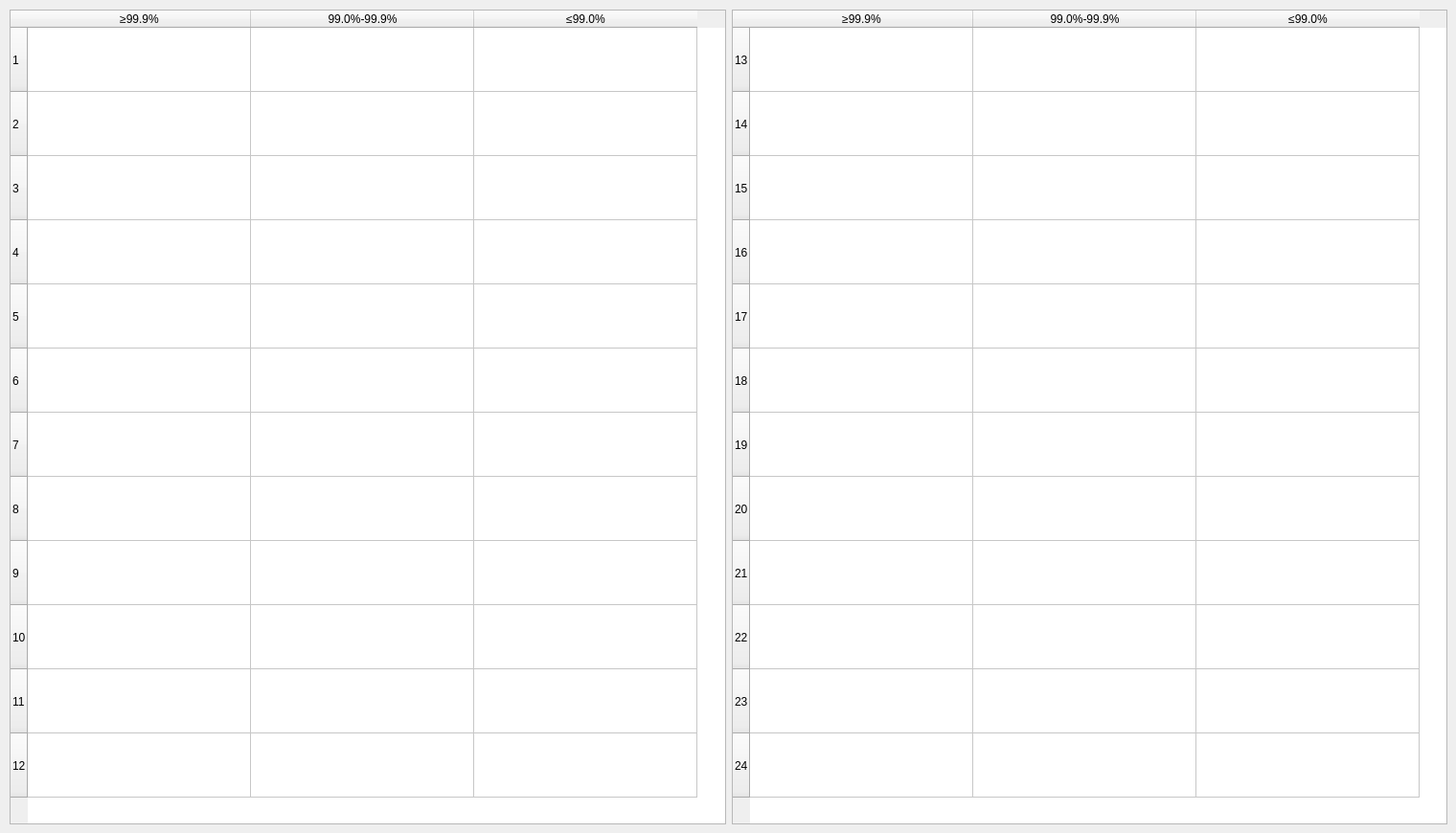
       <widget class="QWidget" name="tab_5">
        <attribute name="title">
         <string>总分析报表</string>
        </attribute>
        <widget class="QWidget" name="gridLayoutWidget_11">
         <property name="geometry">
          <rect>
           <x>10</x>
           <y>10</y>
           <width>1501</width>
           <height>851</height>
          </rect>
         </property>
         <layout class="QGridLayout" name="gridLayout_11">
          <item row="0" column="2">
           <spacer name="horizontalSpacer_2">
            <property name="orientation">
             <enum>Qt::Horizontal</enum>
            </property>
            <property name="sizeType">
             <enum>QSizePolicy::Fixed</enum>
            </property>
            <property name="sizeHint" stdset="0">
             <size>
              <width>0</width>
              <height>0</height>
             </size>
            </property>
           </spacer>
          </item>
          <item row="0" column="0">
           <widget class="QTableWidget" name="analysis_report_table_1">
            <attribute name="horizontalHeaderDefaultSectionSize">
             <number>233</number>
            </attribute>
            <attribute name="verticalHeaderDefaultSectionSize">
             <number>67</number>
            </attribute>
            <row>
             <property name="text">
              <string>1</string>
             </property>
            </row>
            <row>
             <property name="text">
              <string>2</string>
             </property>
            </row>
            <row>
             <property name="text">
              <string>3</string>
             </property>
            </row>
            <row>
             <property name="text">
              <string>4</string>
             </property>
            </row>
            <row>
             <property name="text">
              <string>5</string>
             </property>
            </row>
            <row>
             <property name="text">
              <string>6</string>
             </property>
            </row>
            <row>
             <property name="text">
              <string>7</string>
             </property>
            </row>
            <row>
             <property name="text">
              <string>8</string>
             </property>
            </row>
            <row>
             <property name="text">
              <string>9</string>
             </property>
            </row>
            <row>
             <property name="text">
              <string>10</string>
             </property>
            </row>
            <row>
             <property name="text">
              <string>11</string>
             </property>
            </row>
            <row>
             <property name="text">
              <string>12</string>
             </property>
            </row>
            <column>
             <property name="text">
              <string>≥99.9%</string>
             </property>
            </column>
            <column>
             <property name="text">
              <string>99.0%-99.9%</string>
             </property>
            </column>
            <column>
             <property name="text">
              <string>≤99.0%</string>
             </property>
            </column>
           </widget>
          </item>
          <item row="0" column="1">
           <widget class="QTableWidget" name="analysis_report_table_2">
            <attribute name="horizontalHeaderDefaultSectionSize">
             <number>233</number>
            </attribute>
            <attribute name="verticalHeaderDefaultSectionSize">
             <number>67</number>
            </attribute>
            <row>
             <property name="text">
              <string>13</string>
             </property>
            </row>
            <row>
             <property name="text">
              <string>14</string>
             </property>
            </row>
            <row>
             <property name="text">
              <string>15</string>
             </property>
            </row>
            <row>
             <property name="text">
              <string>16</string>
             </property>
            </row>
            <row>
             <property name="text">
              <string>17</string>
             </property>
            </row>
            <row>
             <property name="text">
              <string>18</string>
             </property>
            </row>
            <row>
             <property name="text">
              <string>19</string>
             </property>
            </row>
            <row>
             <property name="text">
              <string>20</string>
             </property>
            </row>
            <row>
             <property name="text">
              <string>21</string>
             </property>
            </row>
            <row>
             <property name="text">
              <string>22</string>
             </property>
            </row>
            <row>
             <property name="text">
              <string>23</string>
             </property>
            </row>
            <row>
             <property name="text">
              <string>24</string>
             </property>
            </row>
            <column>
             <property name="text">
              <string>≥99.9%</string>
             </property>
            </column>
            <column>
             <property name="text">
              <string>99.0%-99.9%</string>
             </property>
            </column>
            <column>
             <property name="text">
              <string>≤99.0%</string>
             </property>
            </column>
           </widget>
          </item>
         </layout>
        </widget>
       </widget>
